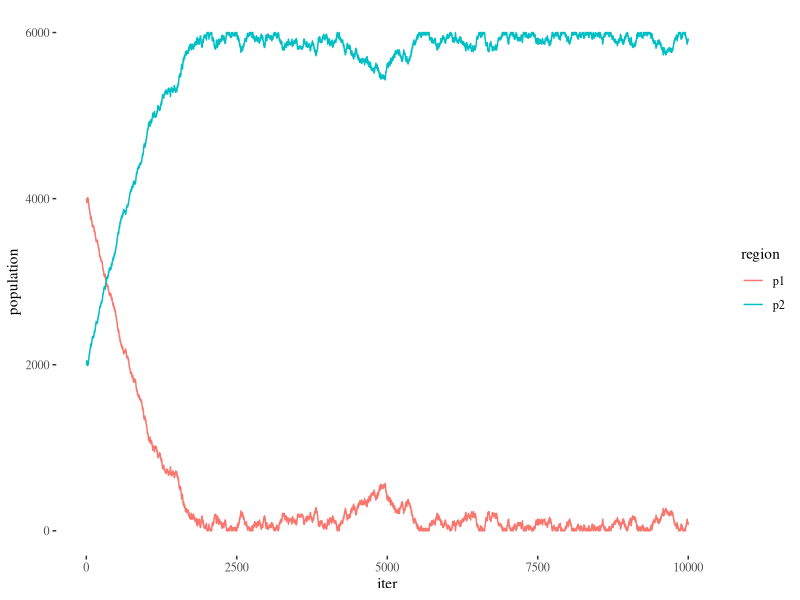
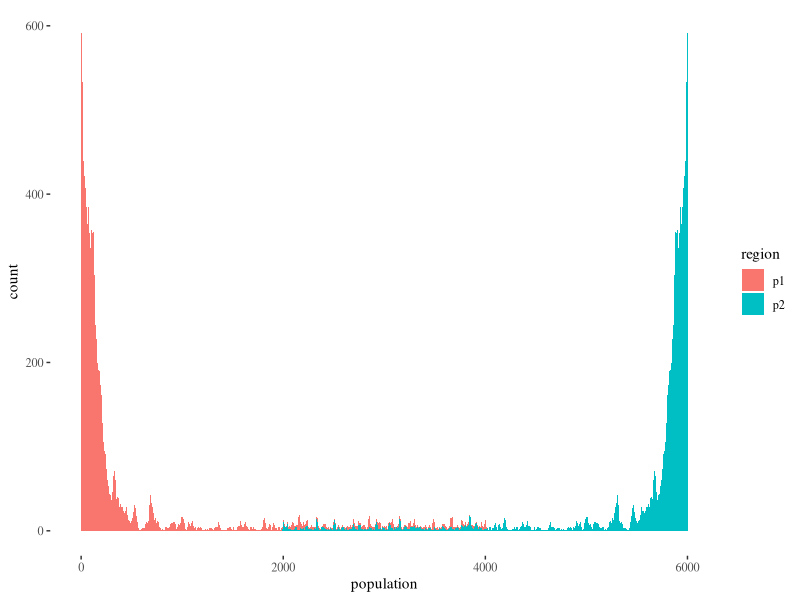

Write R code to recreate these figures, in order.
## ---- chunk 1

library(ggplot2)

library(reshape2)

library(knitr)

library(ggthemes)

u1pan <- function(p){
  return(-p[1]+8)
}

u2pan <- function(p){
  return(-p[2]+14)
}

c12pan <- function(f){
  return(2*f[1])
}

c21pan <- function(f){
  return(2*f[2])
}


## ---- chunk 2

flowcalcpan <- function(p){
  if(u2pan(p) > u1pan(p)){
    f1 <- (p[1] - p[2] + 6)/4
    f <- c(f1,0)
  }else if(u1pan(p) > u2pan(p)){
    f2 <- (p[2] - p[1] - 6)/4
    f <- c(0,f2)
  }else{f <- c(0,0)}
  
  return(f)
}

## ---- chunk 3

p0 <- c(4,2)

pdatapan <- data.frame(p1 = 4, p2 = 2, u1 = u1pan(p0), 
                       u2 = u2pan(p0))

iter <- 1:5

for(i in iter){
  p <- c(tail(pdatapan$p1,1),tail(pdatapan$p2,1))
  f <- flowcalcpan(p)
  u <- c(u1pan(p),u2pan(p))
  totu <- sum(p*u)

  pdatapan <- rbind(pdatapan, c(p[1]-f[1]+f[2], 
                                p[2]+f[1]-f[2], u))
}

## ---- chunk 4
pdatapan$iter <- 1:length(pdatapan$p1)

pdatapan <- pdatapan[,c(5,1,2,3,4)]

kable(pdatapan, format = "markdown")

## ---- chunk 5

u1 <- function(p){
  return(-p[1]+8000)
}

u2 <- function(p){
  return(-p[2]+14000)
}

c12 <- function(f){
  return(2*f[1])
}

c21 <- function(f){
  return(2*f[2])
}

p0 <- c(4000,2000)

flowcalc <- function(p){
  if(u2(p) > u1(p)){
    f1 <- (p[1] - p[2] + 6000)/4
    f <- c(f1,0)
  }else if(u1(p) > u2(p)){
    f2 <- (p[2] - p[1] - 6000)/4
    f <- c(0,f2)
  }else{f <- c(0,0)}
  
  return(f)
}

p0 <- c(4000,2000)
pdata <- data.frame(p1 = 4000, p2 = 2000, u1 = u1(p0), u2 = u2(p0))

pdatastep <- function(pdata){

  location <- sample(c(1,2),1)

  p <- c(tail(pdata$p1,1),tail(pdata$p2,1))

  if(location == 1){
    if(p[1] >= 10 && p[2] <= 5990){
      if(u1(p) < u2(p) - 200){
        p[1] <- p[1]-10
        p[2] <- p[2]+10
        pdata <- rbind(pdata,c(p,u1(p),u2(p)))
      }else{
        probmove <- (u2(p) - 200)/u1(p)
        if(runif(1) < probmove){
          p[1] <- p[1]-10
          p[2] <- p[2]+10
          pdata <- rbind(pdata,c(p,u1(p),u2(p)))
        }else{
          pdata <- rbind(pdata,c(p,u1(p),u2(p)))
        }
      }
    }else{
      pdata <- rbind(pdata,c(p,u1(p),u2(p)))
    }
    #print("location1")
  }
  
  if(location == 2){
    if(p[2] >= 10 && p[1] <= 5990){
      if(u2(p) < u1(p) - 200){
        p[2] <- p[2]-10
        p[1] <- p[1]+10
        pdata <- rbind(pdata,c(p,u1(p),u2(p)))
      }else{
        probmove <- (u1(p) - 200)/u2(p)
        if(runif(1) < probmove){
          p[2] <- p[2]-10
          p[1] <- p[1]+10
          pdata <- rbind(pdata,c(p,u1(p),u2(p)))
        }else{
          pdata <- rbind(pdata,c(p,u1(p),u2(p)))
        }
      }
    }else{
      pdata <- rbind(pdata,c(p,u1(p),u2(p)))
    }
    #print("location2")
  }
  
  #print("moo")
  
  return(pdata)

}



for(i in 1:9999){
  pdata <- pdatastep(pdata)
}

pdata$iter <- 1:length(pdata$p1)

pdatamelt <- melt(pdata, id.vars=c("u1","u2","iter"), measure.vars=c("p1","p2"),
                  variable.name="region", value.name="population")

ggplot(pdatamelt, aes(x=iter, y=population,color=region)) + geom_line() +
  theme_tufte()

## ---- chunk 6

ggplot(pdatamelt, aes(x=population, fill=region)) + 
  geom_histogram(binwidth = 10) + theme_tufte()

## ---- chunk 7

pdatapan$totalU <- pdatapan$p1*pdatapan$u1 +
  pdatapan$p2*pdatapan$u2

kable(pdatapan)

